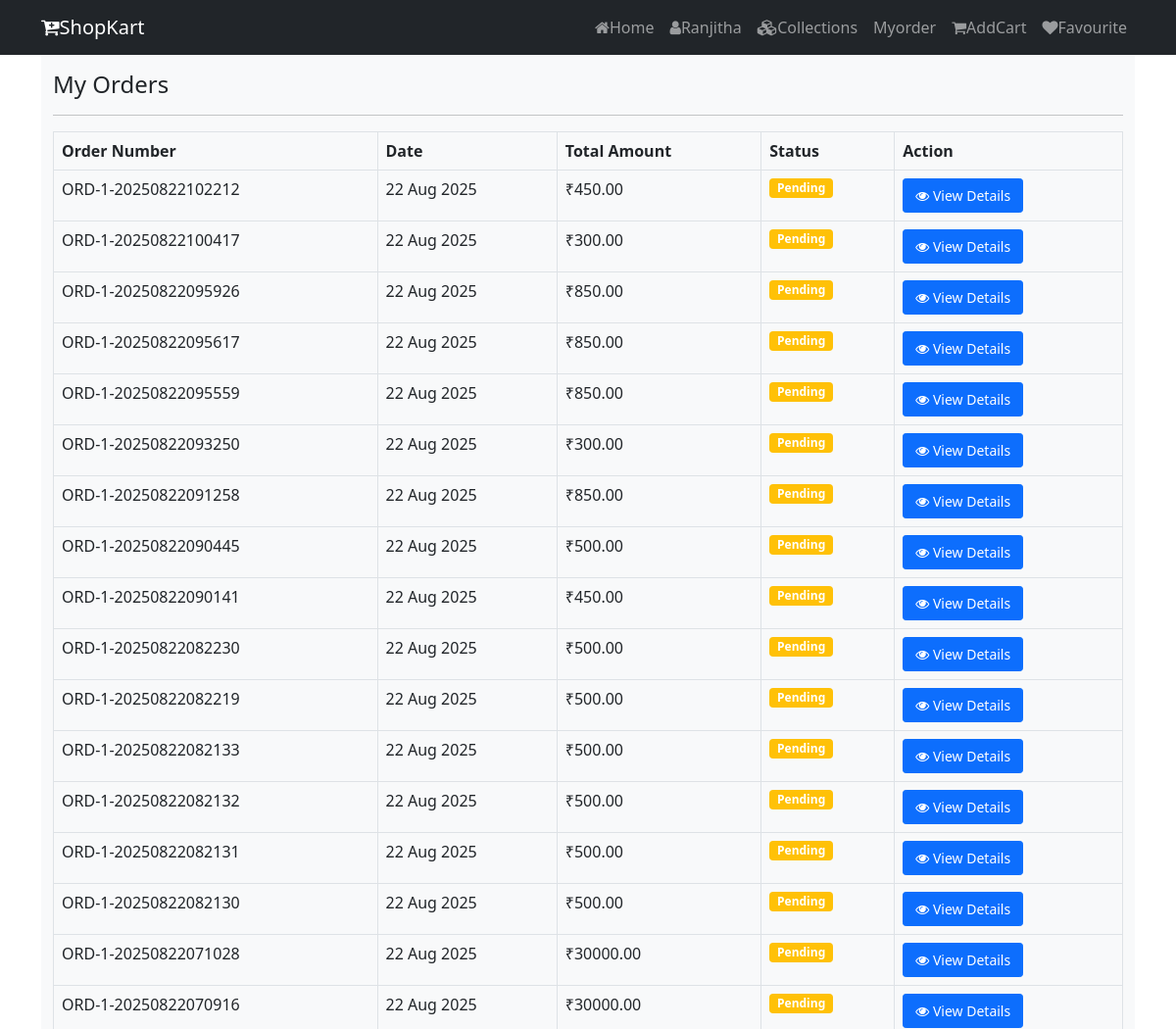
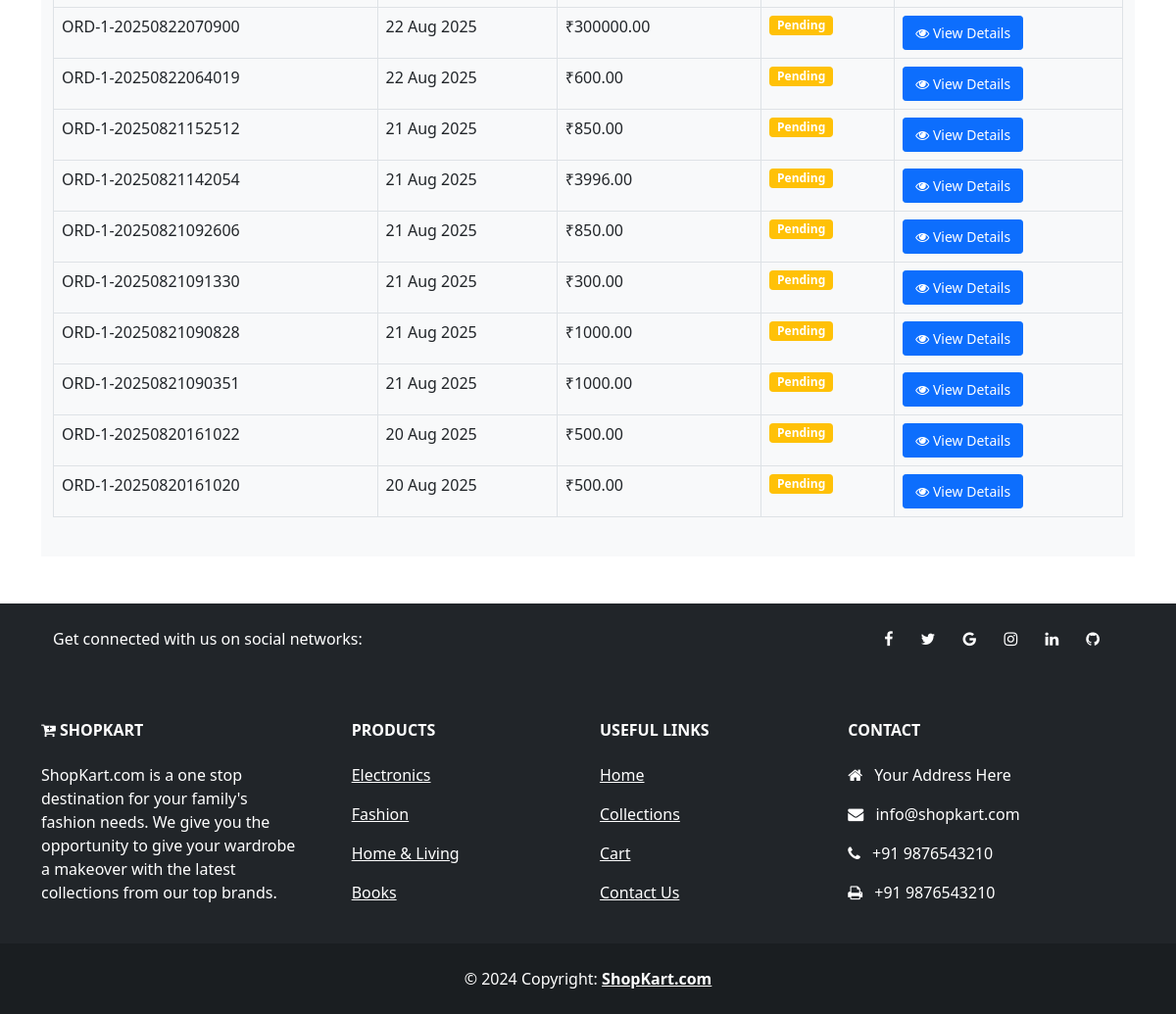
/my-orders/ (signed in), run on the app's committed database (2 pictures, top to bottom).
### sample_django/models.py (models this page shows, shortened)
class Order(models.Model):
    PAYMENT_METHOD_CHOICES = [
        ('credit_card', 'Credit Card'),
        ('debit_card', 'Debit Card'),
        ('paypal', 'PayPal'),
        ('cash_on_delivery', 'Cash on Delivery'),
    ]
    user = models.ForeignKey(User, on_delete=models.CASCADE)
    order_number = models.CharField(max_length=20, unique=True)
    total_amount = models.DecimalField(max_digits=10, decimal_places=2)
    status = models.CharField(
        max_length=20,
        choices=[
            ('pending', 'Pending'),
            ('confirmed', 'Confirmed'),
            ('shipped', 'Shipped'),
            ('delivered', 'Delivered'),
            ('cancelled', 'Cancelled')
        ],
        default='pending'
    )
    customer_name = models.CharField(max_length=100,null=False,blank=True)
    customer_email = models.EmailField(max_length=150,null=False,blank=True)
    customer_contact = models.CharField(
        max_length=15,
        null=True,
        blank=True,
        validators=[
            RegexValidator(
                regex=r'^[0-9]{10}$',
                message="Contact number must be exactly 10 digits"
            )
        ]
    )
    payment_method = models.CharField(
        max_length=20,
        choices=PAYMENT_METHOD_CHOICES,
        default='cod'
    )
    shipping_address = models.CharField( max_length=255,
        validators=[
            RegexValidator(
                regex=r'^(?=.*[,.\-/#@&()])[A-Za-z0-9\s,.\-/#@&()]+$',
                message="Shipping address must contain at least one special character: , . - / # @ & ( )"
            )
        ]
    )
    shipping_latitude = models.DecimalField(max_digits=9, decimal_places=6, null=True, blank=True)
    shipping_longitude = models.DecimalField(max_digits=9, decimal_places=6, null=True, blank=True)
    created_at = models.DateTimeField(auto_now_add=True)
    updated_at = models.DateTimeField(auto_now=True)

### sample_django/views.py (the view)
# urls.py: path('my-orders/',views.my_orders,name='my_orders'),
def my_orders(request):
    if not request.user.is_authenticated:
        messages.warning(request, "Please login to view your orders")
        return redirect('login')
    orders = Order.objects.filter(user=request.user).order_by('-created_at')
    return render(request, 'shop/my_orders.html', {'orders': orders})

### sample_django/templates/shop/my_orders.html (shortened to what this page needs)
{% extends 'shop/layouts/main.html' %}
{% block content %}
<div class="container">
    <section class="bg-light py-4 my-5">
        <div class="container">
            <div class="row">
                <div class="col-12">
                    <h4 class="mb-3">My Orders</h4>
                    <hr style="border-color:#b8bfc2;">
                </div>
                {% if orders %}
                <div class="table-responsive">
                    <table class="table table-bordered">
                        <thead>
                            <tr>
                                <th>Order Number</th>
                                <th>Date</th>
                                <th>Total Amount</th>
                                <th>Status</th>
                                <th>Action</th>
                            </tr>
                        </thead>
                        <tbody>
                            {% for order in orders %}
                            <tr>
                                <td>{{ order.order_number }}</td>
                                <td>{{ order.created_at|date:"d M Y" }}</td>
                                <td>₹{{ order.total_amount }}</td>
                                <td>
                                    <span class="badge
                                        {% if order.status == 'pending' %}bg-warning
                                        {% elif order.status == 'confirmed' %}bg-info
                                        {% elif order.status == 'shipped' %}bg-primary
                                        {% elif order.status == 'delivered' %}bg-success
                                        {% else %}bg-danger
                                        {% endif %}">
                                        {{ order.status|title }}
                                    </span>
                                </td>
                                <td>
                                    <a href="{% url 'order_confirmation' order.id %}" class="btn btn-sm btn-primary">
                                        <i class="fa fa-eye"></i> View Details
                                    </a>
                                </td>
                            </tr>
                            {% endfor %}
                        </tbody>
                    </table>
                </div>
                {% else %}
                <div class="col-12 text-center py-5">
                    <h4>No orders found</h4>
                    <p>You haven't placed any orders yet.</p>
                    <a href="{% url 'collections' %}" class="btn btn-primary">Start Shopping</a>
                </div>
                {% endif %}
            </div>
        </div>
    </section>
</div>
{% endblock content %}

### sample_django/templates/shop/inc/navbar.html (shortened to what this page needs)
<nav class="navbar navbar-expand-lg navbar-dark bg-dark fixed-top">
  <div class="container">
    <a class="navbar-brand" href="{% url 'home' %}"><i class="fa fa-cart-plus"></i>ShopKart</a>
    <div class="collapse navbar-collapse" id="navbarNavAltMarkup">
      <div class="navbar-nav ms-auto">
        <a class="nav-link" aria-current="page" href="{% url 'home' %}"><i class="fa fa-home"></i>Home</a>
        {% if request.user.is_authenticated %}
        <a class="nav-link" aria-current="page" href="{% url 'dashboard' %}"><i class="fa fa-user"></i>{{request.user}}</a>
        {% else %}
        <a class="nav-link" href="{% url 'login' %}"><i class="fa fa-sign-in"></i>Login</a>
        <a class="nav-link" href="{% url 'reg' %}"><i class="fa fa-users"></i>Register</a>
        {% endif %}
        <a class="nav-link" href="{% url 'collections' %}"><i class="fa fa-cubes"></i>Collections</a>
        <a class="nav-link" href="{% url 'my_orders' %}">Myorder</a>
        <a class="nav-link" href="{% url 'cart' %}"><i class="fa fa-shopping-cart"></i>AddCart</a>
        <a class="nav-link" href="{% url 'favourites' %}"><i class="fa fa-heart"></i>Favourite</a>
      </div>
    </div>
  </div>
</nav>

### static/css/style.css (style rules this page uses)
.btn-sm { font-size: 0.875rem; padding: 0.375rem 0.75rem; }

### data on the page
Order: order_number "ORD-1-20250822102212", created_at "22 Aug 2025", total_amount "450.00", status "Pending"
Order: order_number "ORD-1-20250822100417", created_at "22 Aug 2025", total_amount "300.00", status "Pending"
Order: order_number "ORD-1-20250822095926", created_at "22 Aug 2025", total_amount "850.00", status "Pending"
Order: order_number "ORD-1-20250822095617", created_at "22 Aug 2025", total_amount "850.00", status "Pending"
Order: order_number "ORD-1-20250822095559", created_at "22 Aug 2025", total_amount "850.00", status "Pending"
Order: order_number "ORD-1-20250822093250", created_at "22 Aug 2025", total_amount "300.00", status "Pending"
Order: order_number "ORD-1-20250822091258", created_at "22 Aug 2025", total_amount "850.00", status "Pending"
Order: order_number "ORD-1-20250822090445", created_at "22 Aug 2025", total_amount "500.00", status "Pending"
Order: order_number "ORD-1-20250822090141", created_at "22 Aug 2025", total_amount "450.00", status "Pending"
Order: order_number "ORD-1-20250822082230", created_at "22 Aug 2025", total_amount "500.00", status "Pending"
Order: order_number "ORD-1-20250822082219", created_at "22 Aug 2025", total_amount "500.00", status "Pending"
Order: order_number "ORD-1-20250822082133", created_at "22 Aug 2025", total_amount "500.00", status "Pending"
Order: order_number "ORD-1-20250822082132", created_at "22 Aug 2025", total_amount "500.00", status "Pending"
Order: order_number "ORD-1-20250822082131", created_at "22 Aug 2025", total_amount "500.00", status "Pending"
Order: order_number "ORD-1-20250822082130", created_at "22 Aug 2025", total_amount "500.00", status "Pending"
Order: order_number "ORD-1-20250822071028", created_at "22 Aug 2025", total_amount "30000.00", status "Pending"
Order: order_number "ORD-1-20250822070916", created_at "22 Aug 2025", total_amount "30000.00", status "Pending"
Order: order_number "ORD-1-20250822070900", created_at "22 Aug 2025", total_amount "300000.00", status "Pending"
Order: order_number "ORD-1-20250822064019", created_at "22 Aug 2025", total_amount "600.00", status "Pending"
Order: order_number "ORD-1-20250821152512", created_at "21 Aug 2025", total_amount "850.00", status "Pending"
Order: order_number "ORD-1-20250821142054", created_at "21 Aug 2025", total_amount "3996.00", status "Pending"
Order: order_number "ORD-1-20250821092606", created_at "21 Aug 2025", total_amount "850.00", status "Pending"
Order: order_number "ORD-1-20250821091330", created_at "21 Aug 2025", total_amount "300.00", status "Pending"
Order: order_number "ORD-1-20250821090828", created_at "21 Aug 2025", total_amount "1000.00", status "Pending"
Order: order_number "ORD-1-20250821090351", created_at "21 Aug 2025", total_amount "1000.00", status "Pending"
Order: order_number "ORD-1-20250820161022", created_at "20 Aug 2025", total_amount "500.00", status "Pending"
Order: order_number "ORD-1-20250820161020", created_at "20 Aug 2025", total_amount "500.00", status "Pending"

### other printed values
{{ request.user }} "Ranjitha"
